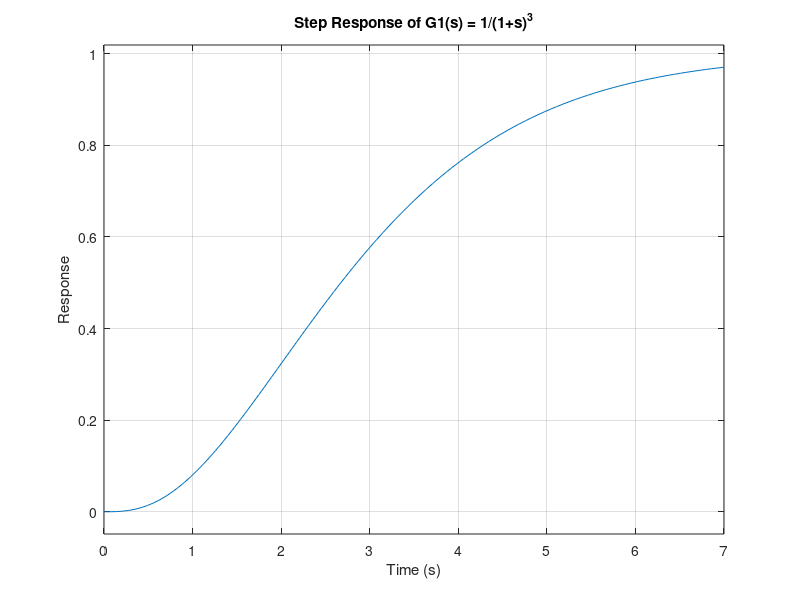

Here is the MATLAB script that generated this plot:
% تعریف تابع تبدیل سیستم G1(s)
numerator = 1;
denominator = [1 3 3 1];
G1 = tf(numerator, denominator);

% محاسبه و نمایش پاسخ پله واحد
figure;
step(G1);
title('Step Response of G1(s) = 1/(1+s)^3');
xlabel('Time (s)');
ylabel('Response');
grid on;
